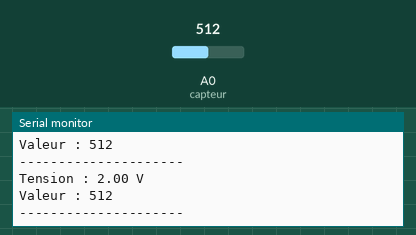
This sketch was run on a simulated Arduino Uno, built with avr-gcc and run on an emulated ATmega328P. Parts: the last lines printed to the serial monitor. The test bench sets the inputs (shaded band); at power-on: A0 (capteur) = 512.

Above: at 1.3 s.
1.4 s: A0 (capteur) set to 716
At 1.83 s:
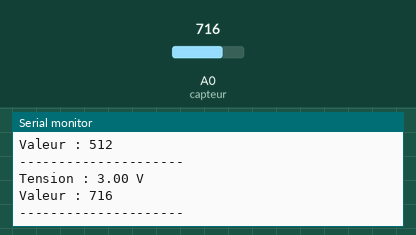
2.9 s: A0 (capteur) set to 900
At 3.33 s:
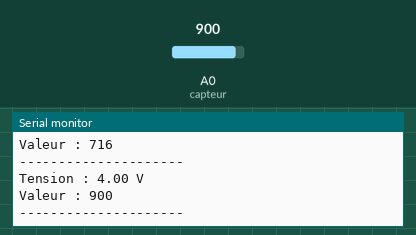
Timing chart, 0 to 5.9 s (numbered marks = the images above; inputs shaded):
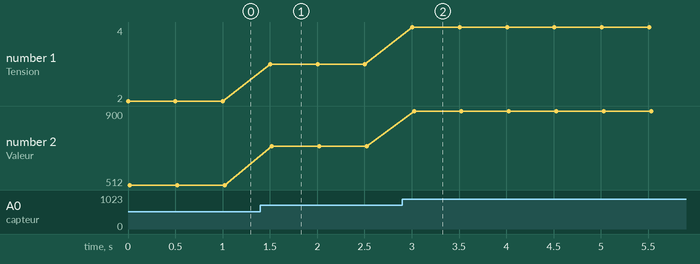

The sketch:

LM35.ino
```cpp
const int capteur = 0; //capteur branché sur la pin 0
float tension = 0.0;
int valeur = 0;

void setup()
{
    Serial.begin(9600);
}

void loop()
{
    valeur = analogRead(capteur);
    tension = (valeur*5)/1024;

    Serial.print("Tension : ");
    Serial.print(tension);
    Serial.println(" V");
    Serial.print("Valeur : ");
    Serial.println(valeur);
    Serial.println("---------------------");

    delay(500);
}
```

Measured:
- after the input at 1.4 s, the serial monitor: prints a new line after 0.10 s (image 1)
- after the input at 2.9 s, the serial monitor: prints a new line after 0.11 s (image 2)
- plotted number 1: 2 → 3 after the input at 1.4 s, 3 → 4 after the input at 2.9 s
- plotted number 2: 512 → 716 after the input at 1.4 s, 716 → 900 after the input at 2.9 s
